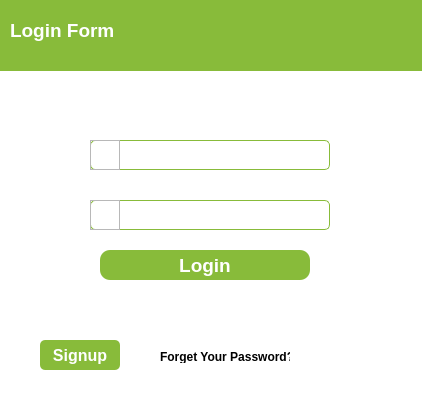
<?xml version="1.0" encoding="UTF-8"?>
<ui version="4.0">
 <class>Form</class>
 <widget class="QWidget" name="Form">
  <property name="geometry">
   <rect>
    <x>0</x>
    <y>0</y>
    <width>422</width>
    <height>419</height>
   </rect>
  </property>
  <property name="windowTitle">
   <string>Form</string>
  </property>
  <property name="styleSheet">
   <string notr="true">#Form{
background-color:white;
}

QLineEdit{
background-color:rgba(0,0,0,.2);
border:1px solid #88BB3A;
border-radius:5px;
}

QLineEdit:hover{
background-color:rgba(0,0,0,.2);
border:1px solid black;
border-radius:5px;
}</string>
  </property>
  <widget class="QFrame" name="frame">
   <property name="geometry">
    <rect>
     <x>-10</x>
     <y>0</y>
     <width>440</width>
     <height>71</height>
    </rect>
   </property>
   <property name="styleSheet">
    <string notr="true">QFrame{
background-color:#88BB3A;
border:none;
}</string>
   </property>
   <property name="frameShape">
    <enum>QFrame::StyledPanel</enum>
   </property>
   <property name="frameShadow">
    <enum>QFrame::Raised</enum>
   </property>
   <widget class="QLabel" name="label">
    <property name="geometry">
     <rect>
      <x>20</x>
      <y>10</y>
      <width>111</width>
      <height>41</height>
     </rect>
    </property>
    <property name="font">
     <font>
      <pointsize>14</pointsize>
      <weight>75</weight>
      <bold>true</bold>
     </font>
    </property>
    <property name="styleSheet">
     <string notr="true">QLabel{
color:white;
}</string>
    </property>
    <property name="text">
     <string>Login Form</string>
    </property>
   </widget>
  </widget>
  <widget class="QLineEdit" name="lineEdit">
   <property name="geometry">
    <rect>
     <x>90</x>
     <y>140</y>
     <width>240</width>
     <height>30</height>
    </rect>
   </property>
  </widget>
  <widget class="QLineEdit" name="lineEdit_2">
   <property name="geometry">
    <rect>
     <x>90</x>
     <y>200</y>
     <width>240</width>
     <height>30</height>
    </rect>
   </property>
   <property name="styleSheet">
    <string notr="true"/>
   </property>
  </widget>
  <widget class="QPushButton" name="pushButton">
   <property name="geometry">
    <rect>
     <x>100</x>
     <y>250</y>
     <width>210</width>
     <height>30</height>
    </rect>
   </property>
   <property name="font">
    <font>
     <pointsize>14</pointsize>
     <weight>75</weight>
     <bold>true</bold>
    </font>
   </property>
   <property name="styleSheet">
    <string notr="true">QPushButton{
background-color:#88BB3A;
border:none;
border-radius:10px;
color:white;
}</string>
   </property>
   <property name="text">
    <string>Login</string>
   </property>
  </widget>
  <widget class="QPushButton" name="pushButton_2">
   <property name="geometry">
    <rect>
     <x>40</x>
     <y>340</y>
     <width>80</width>
     <height>30</height>
    </rect>
   </property>
   <property name="font">
    <font>
     <pointsize>12</pointsize>
     <weight>75</weight>
     <bold>true</bold>
    </font>
   </property>
   <property name="styleSheet">
    <string notr="true">QPushButton{
background-color:#88BB3A;
border:none;
border-radius:5px;
color:white;
}</string>
   </property>
   <property name="text">
    <string>Signup</string>
   </property>
  </widget>
  <widget class="QLabel" name="label_2">
   <property name="geometry">
    <rect>
     <x>160</x>
     <y>350</y>
     <width>130</width>
     <height>13</height>
    </rect>
   </property>
   <property name="font">
    <font>
     <weight>75</weight>
     <bold>true</bold>
    </font>
   </property>
   <property name="text">
    <string>Forget Your Password? </string>
   </property>
  </widget>
  <widget class="QFrame" name="frame_2">
   <property name="geometry">
    <rect>
     <x>90</x>
     <y>140</y>
     <width>30</width>
     <height>30</height>
    </rect>
   </property>
   <property name="styleSheet">
    <string notr="true">border-image: url(:/newPrefix/97895.png);</string>
   </property>
   <property name="frameShape">
    <enum>QFrame::StyledPanel</enum>
   </property>
   <property name="frameShadow">
    <enum>QFrame::Raised</enum>
   </property>
   <widget class="QFrame" name="frame_3">
    <property name="geometry">
     <rect>
      <x>0</x>
      <y>60</y>
      <width>30</width>
      <height>30</height>
     </rect>
    </property>
    <property name="styleSheet">
     <string notr="true">border-image: url(:/newPrefix/97895.png);</string>
    </property>
    <property name="frameShape">
     <enum>QFrame::StyledPanel</enum>
    </property>
    <property name="frameShadow">
     <enum>QFrame::Raised</enum>
    </property>
   </widget>
  </widget>
  <widget class="QFrame" name="frame_4">
   <property name="geometry">
    <rect>
     <x>90</x>
     <y>200</y>
     <width>30</width>
     <height>30</height>
    </rect>
   </property>
   <property name="styleSheet">
    <string notr="true">border-image: url(:/newPrefix/61457.png);</string>
   </property>
   <property name="frameShape">
    <enum>QFrame::StyledPanel</enum>
   </property>
   <property name="frameShadow">
    <enum>QFrame::Raised</enum>
   </property>
  </widget>
 </widget>
 <resources>
  <include location="img3.qrc"/>
 </resources>
 <connections/>
</ui>
